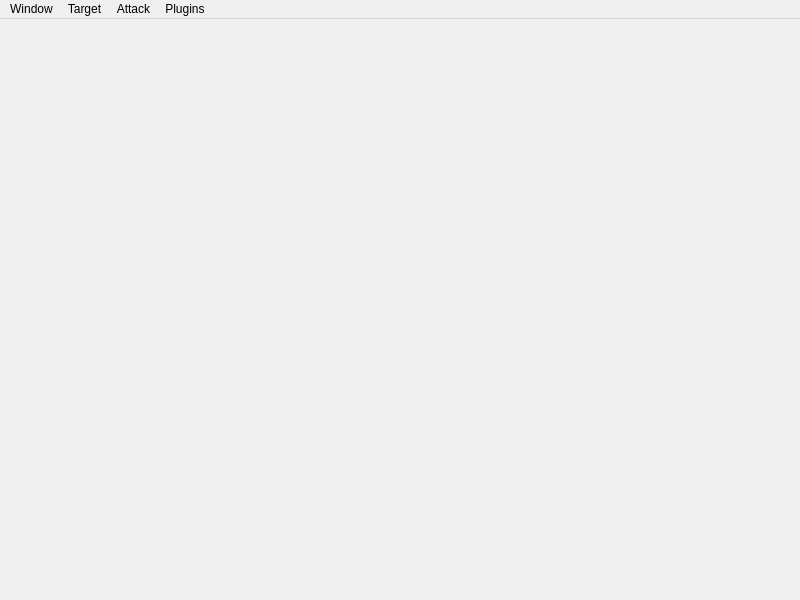
<?xml version="1.0" encoding="UTF-8"?>
<ui version="4.0">
 <class>MainWindow</class>
 <widget class="QMainWindow" name="MainWindow">
  <property name="geometry">
   <rect>
    <x>0</x>
    <y>0</y>
    <width>800</width>
    <height>600</height>
   </rect>
  </property>
  <property name="windowTitle">
   <string>MainWindow</string>
  </property>
  <widget class="QWidget" name="centralwidget"/>
  <widget class="QMenuBar" name="menubar">
   <property name="geometry">
    <rect>
     <x>0</x>
     <y>0</y>
     <width>800</width>
     <height>21</height>
    </rect>
   </property>
   <widget class="QMenu" name="menuWindow">
    <property name="title">
     <string>Window</string>
    </property>
    <addaction name="separator"/>
    <addaction name="actionSettings"/>
    <addaction name="actionManageUsers"/>
    <addaction name="separator"/>
    <addaction name="actionAbout"/>
    <addaction name="actionDocumentation"/>
    <addaction name="actionHelp"/>
    <addaction name="separator"/>
    <addaction name="actionReportBug"/>
    <addaction name="actionIdeas"/>
    <addaction name="separator"/>
    <addaction name="actionRestart"/>
    <addaction name="actionQuit"/>
   </widget>
   <widget class="QMenu" name="menuTarget">
    <property name="title">
     <string>Target</string>
    </property>
    <addaction name="actionAdd"/>
    <addaction name="actionDownloadSourceCode"/>
   </widget>
   <widget class="QMenu" name="menuAttack">
    <property name="title">
     <string>Attack</string>
    </property>
    <widget class="QMenu" name="menuInjections">
     <property name="title">
      <string>Injections</string>
     </property>
     <addaction name="actionSQL_Injection_2"/>
    </widget>
    <addaction name="menuInjections"/>
    <addaction name="actionXSS"/>
   </widget>
   <widget class="QMenu" name="menuPlugins">
    <property name="title">
     <string>Plugins</string>
    </property>
    <addaction name="actionAdd_2"/>
    <addaction name="actionInstall"/>
   </widget>
   <addaction name="menuWindow"/>
   <addaction name="menuTarget"/>
   <addaction name="menuAttack"/>
   <addaction name="menuPlugins"/>
  </widget>
  <action name="actionSettings">
   <property name="text">
    <string>Settings</string>
   </property>
  </action>
  <action name="actionRestart">
   <property name="text">
    <string>Restart</string>
   </property>
  </action>
  <action name="actionQuit">
   <property name="text">
    <string>Quit</string>
   </property>
  </action>
  <action name="actionAbout">
   <property name="text">
    <string>About</string>
   </property>
  </action>
  <action name="actionDocumentation">
   <property name="text">
    <string>Documentation</string>
   </property>
  </action>
  <action name="actionHelp">
   <property name="text">
    <string>Help</string>
   </property>
  </action>
  <action name="actionAdd">
   <property name="text">
    <string>Add</string>
   </property>
  </action>
  <action name="actionDownloadSourceCode">
   <property name="text">
    <string>Download source code</string>
   </property>
  </action>
  <action name="actionXSS">
   <property name="text">
    <string>XSS</string>
   </property>
  </action>
  <action name="actionSQL_Injection_2">
   <property name="text">
    <string>SQL Injection</string>
   </property>
  </action>
  <action name="actionPlugins">
   <property name="text">
    <string>Plugins</string>
   </property>
  </action>
  <action name="actionAdd_2">
   <property name="text">
    <string>Manage</string>
   </property>
  </action>
  <action name="actionInstall">
   <property name="text">
    <string>Install</string>
   </property>
  </action>
  <action name="actionReportBug">
   <property name="text">
    <string>Report bug</string>
   </property>
  </action>
  <action name="actionIdeas">
   <property name="text">
    <string>Ideas</string>
   </property>
  </action>
  <action name="actionManageUsers">
   <property name="text">
    <string>Manage users</string>
   </property>
  </action>
 </widget>
 <resources/>
 <connections/>
</ui>
